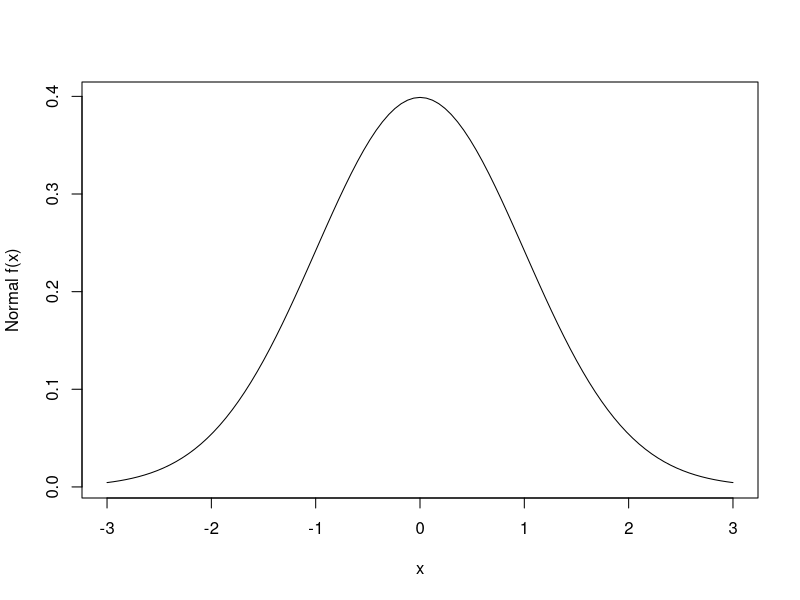
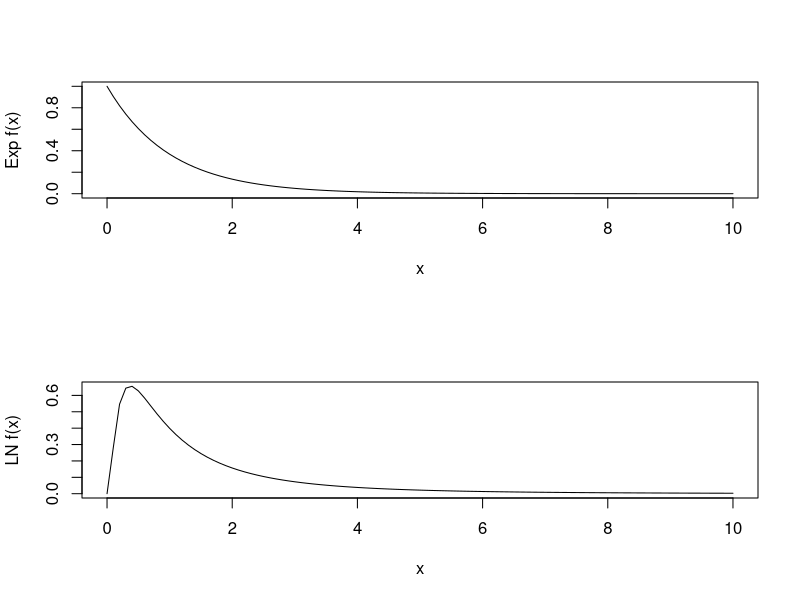
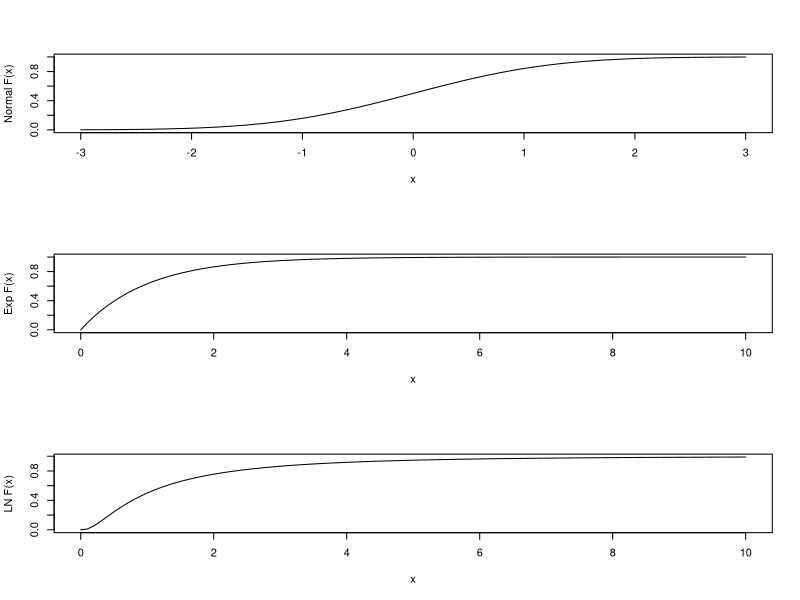
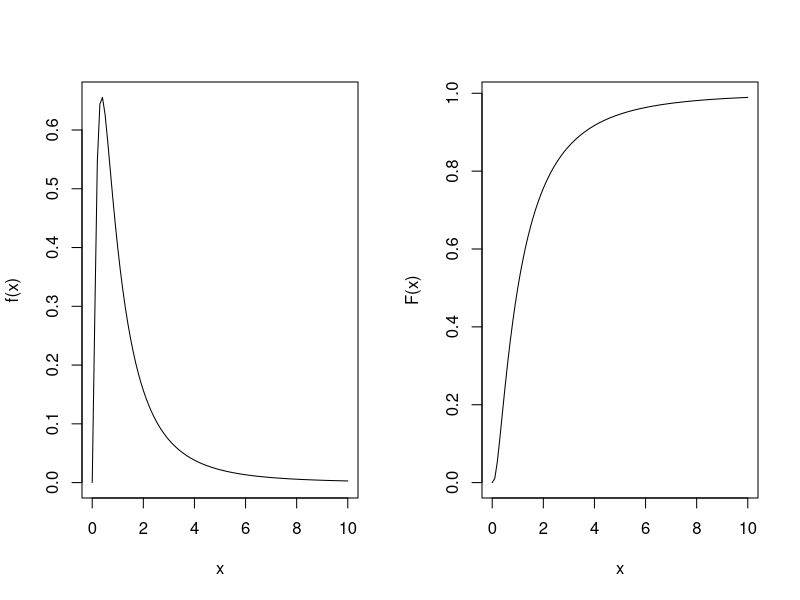
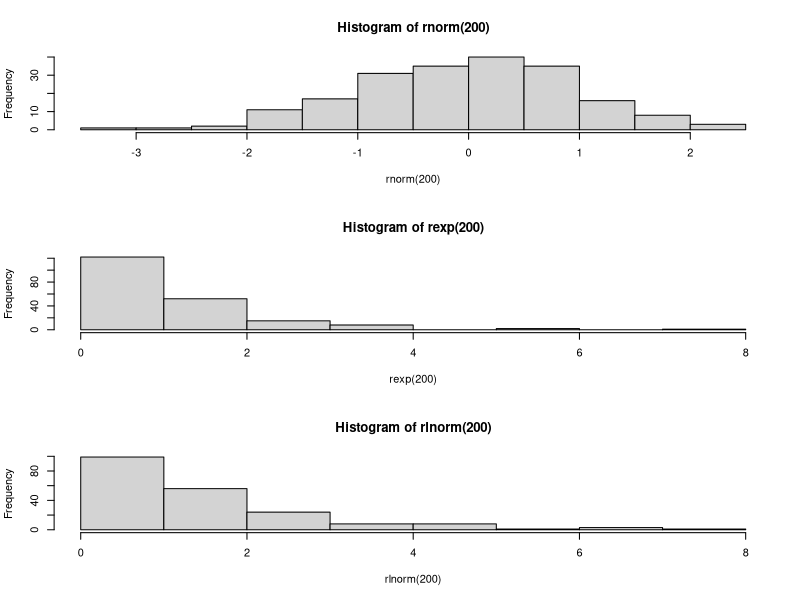
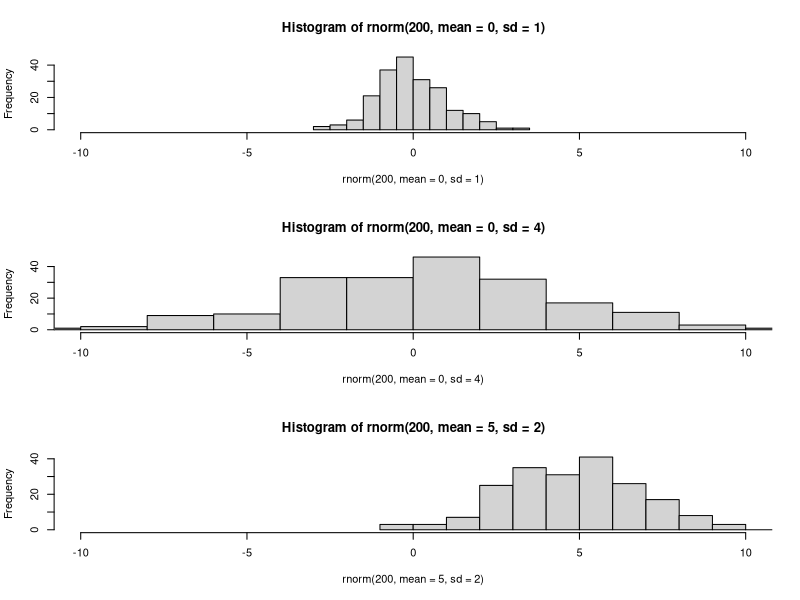
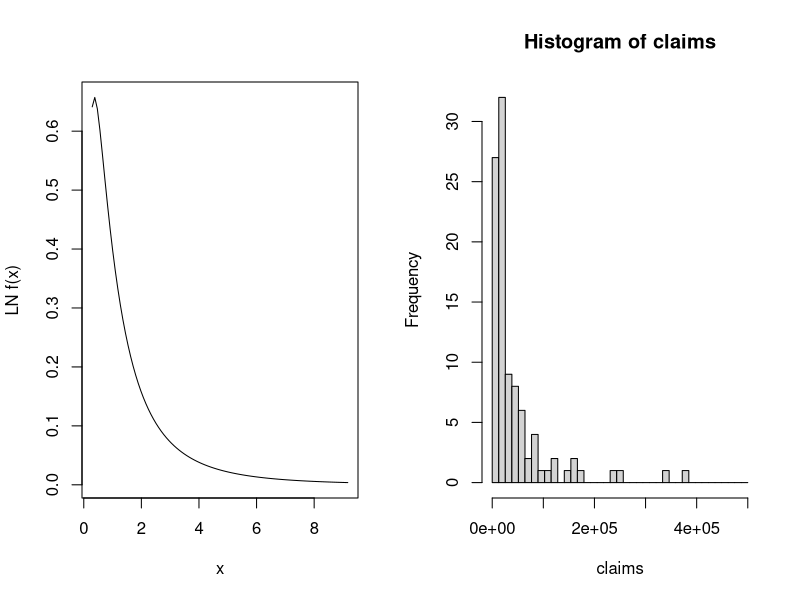

These figures' R source, in order:
## ------------------------------------------------------------------------
plot(function(x) dnorm(x), -3, 3, ylab="Normal f(x)")

## ------------------------------------------------------------------------
oldpar = par(mfrow = c(2,1))
plot(function(x) dexp(x), 0, 10, ylab="Exp f(x)")
plot(function(x) dlnorm(x), 0, 10, ylab="LN f(x)")
par(oldpar)

## ------------------------------------------------------------------------
oldpar = par(mfrow = c(3,1))
plot(function(x) pnorm(x), -3, 3, ylab="Normal F(x)")
plot(function(x) pexp(x), 0, 10, ylab="Exp F(x)")
plot(function(x) plnorm(x), 0, 10, ylab="LN F(x)")
par(oldpar)

## ------------------------------------------------------------------------
oldpar = par(mfrow = c(1,2))
plot(function(x) dlnorm(x), 0, 10, ylab="f(x)")
plot(function(x) plnorm(x), 0, 10, ylab="F(x)")

## ----eval=TRUE-----------------------------------------------------------
oldpar = par(mfrow = c(3,1))
hist(rnorm(200))
hist(rexp(200))
hist(rlnorm(200))
par(oldpar)

## ------------------------------------------------------------------------
oldpar = par(mfrow = c(3,1))
set.seed(1234)
hist(rnorm(200, mean=0, sd=1), xlim=c(-10, 10), breaks=10)
hist(rnorm(200, mean=0, sd=4), xlim=c(-10, 10), breaks=10)
hist(rnorm(200, mean=5, sd=2), xlim=c(-10, 10), breaks=10)
par(oldpar)

## ------------------------------------------------------------------------
set.seed(1234)
sample(1:100, 10)

## ------------------------------------------------------------------------
sample(1:3, prob=c(1,1,100), replace=TRUE)

## ------------------------------------------------------------------------
set.seed(1234)
letters[sample(length(letters))]

## ------------------------------------------------------------------------
class <- c("A", "B", "C", "D")
freq <- 1 / 1e5
exposure <- 1e6 * c(35, 40, 55, 20)
meanSeverity <- c(8, 7, 12, 10)
set.seed(1234)
numClaims <- rpois(length(exposure), exposure * freq)
dfClass <- data.frame(class, exposure, meanSeverity = exp(meanSeverity), numClaims)

severity <- lapply(numClaims, rlnorm, meanlog=meanSeverity)
class <- rep(class, numClaims)
dfClaims <- data.frame(class, severity = unlist(severity))

## ------------------------------------------------------------------------
severity <- 10000
CV <- .3
sigma <- sqrt(log(1 + CV^2))
mu <- log(severity) - sigma^2/2
plot(function(x) dlnorm(x), mu, sigma, ylab="LN f(x)")

## ------------------------------------------------------------------------
set.seed(1234)
claims = rlnorm(100, meanlog=log(30000), sdlog=1)
hist(claims, breaks=seq(1, 500000, length.out=40))

